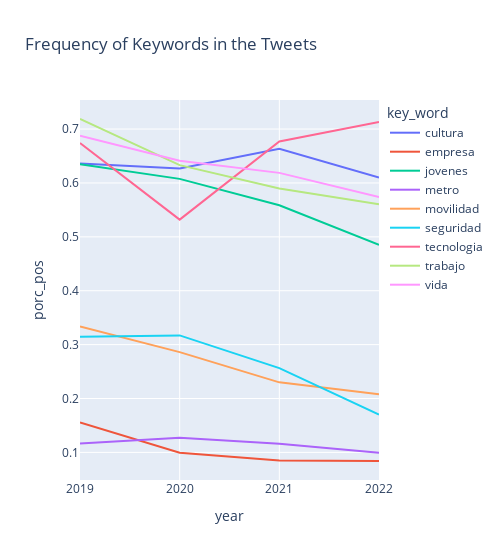

Notebook code for this chart:
### Code cell
df_sent_freq=pd.DataFrame()
for year in df['year'].unique():
    df_cross=pd.crosstab(df[df['year']==year]['key_word'],df[df['year']==year]['predicted_sentiment']).reset_index()
    df_cross['total']=df_cross.sum(axis=1)
    df_cross['year']=year
    df_cross['porc_pos']=df_cross[1]/df_cross['total']
    df_cross=df_cross[['year','key_word','porc_pos']]
    df_sent_freq=df_sent_freq.append(df_cross)
df_sent_freq.reset_index(drop=True,inplace=True)
df_sent_freq=df_sent_freq.sort_values(by=['year','key_word'],ascending=True)
px.line(df_sent_freq, x='year', y='porc_pos',color='key_word' ,title='Frequency of Keywords in the Tweets',width=500)

### Figure 1 — Plotly figure (JSON) as saved in the notebook; plotly's stock layout.template omitted (floating-point values rounded to 4 significant figures)
{"data": [{"hovertemplate": "key_word=cultura<br>year=%{x}<br>porc_pos=%{y}<extra></extra>", "legendgroup": "cultura", "line": {"color": "#636efa", "dash": "solid"}, "marker": {"symbol": "circle"}, "mode": "lines", "name": "cultura", "orientation": "v", "showlegend": true, "type": "scatter", "x": [2019, 2020, 2021, 2022], "xaxis": "x", "y": [0.6362, 0.6268, 0.6633, 0.61], "yaxis": "y"}, {"hovertemplate": "key_word=empresa<br>year=%{x}<br>porc_pos=%{y}<extra></extra>", "legendgroup": "empresa", "line": {"color": "#EF553B", "dash": "solid"}, "marker": {"symbol": "circle"}, "mode": "lines", "name": "empresa", "orientation": "v", "showlegend": true, "type": "scatter", "x": [2019, 2020, 2021, 2022], "xaxis": "x", "y": [0.1554, 0.09916, 0.08512, 0.08401], "yaxis": "y"}, {"hovertemplate": "key_word=jovenes<br>year=%{x}<br>porc_pos=%{y}<extra></extra>", "legendgroup": "jovenes", "line": {"color": "#00cc96", "dash": "solid"}, "marker": {"symbol": "circle"}, "mode": "lines", "name": "jovenes", "orientation": "v", "showlegend": true, "type": "scatter", "x": [2019, 2020, 2021, 2022], "xaxis": "x", "y": [0.6349, 0.6076, 0.5585, 0.4852], "yaxis": "y"}, {"hovertemplate": "key_word=metro<br>year=%{x}<br>porc_pos=%{y}<extra></extra>", "legendgroup": "metro", "line": {"color": "#ab63fa", "dash": "solid"}, "marker": {"symbol": "circle"}, "mode": "lines", "name": "metro", "orientation": "v", "showlegend": true, "type": "scatter", "x": [2019, 2020, 2021, 2022], "xaxis": "x", "y": [0.1163, 0.1271, 0.116, 0.09919], "yaxis": "y"}, {"hovertemplate": "key_word=movilidad<br>year=%{x}<br>porc_pos=%{y}<extra></extra>", "legendgroup": "movilidad", "line": {"color": "#FFA15A", "dash": "solid"}, "marker": {"symbol": "circle"}, "mode": "lines", "name": "movilidad", "orientation": "v", "showlegend": true, "type": "scatter", "x": [2019, 2020, 2021, 2022], "xaxis": "x", "y": [0.3337, 0.286, 0.23, 0.208], "yaxis": "y"}, {"hovertemplate": "key_word=seguridad<br>year=%{x}<br>porc_pos=%{y}<extra></extra>", "legendgroup": "seguridad", "line": {"color": "#19d3f3", "dash": "solid"}, "marker": {"symbol": "circle"}, "mode": "lines", "name": "seguridad", "orientation": "v", "showlegend": true, "type": "scatter", "x": [2019, 2020, 2021, 2022], "xaxis": "x", "y": [0.3146, 0.3171, 0.2563, 0.1701], "yaxis": "y"}, {"hovertemplate": "key_word=tecnologia<br>year=%{x}<br>porc_pos=%{y}<extra></extra>", "legendgroup": "tecnologia", "line": {"color": "#FF6692", "dash": "solid"}, "marker": {"symbol": "circle"}, "mode": "lines", "name": "tecnologia", "orientation": "v", "showlegend": true, "type": "scatter", "x": [2019, 2020, 2021, 2022], "xaxis": "x", "y": [0.6743, 0.5319, 0.677, 0.7129], "yaxis": "y"}, {"hovertemplate": "key_word=trabajo<br>year=%{x}<br>porc_pos=%{y}<extra></extra>", "legendgroup": "trabajo", "line": {"color": "#B6E880", "dash": "solid"}, "marker": {"symbol": "circle"}, "mode": "lines", "name": "trabajo", "orientation": "v", "showlegend": true, "type": "scatter", "x": [2019, 2020, 2021, 2022], "xaxis": "x", "y": [0.7187, 0.633, 0.5898, 0.5606], "yaxis": "y"}, {"hovertemplate": "key_word=vida<br>year=%{x}<br>porc_pos=%{y}<extra></extra>", "legendgroup": "vida", "line": {"color": "#FF97FF", "dash": "solid"}, "marker": {"symbol": "circle"}, "mode": "lines", "name": "vida", "orientation": "v", "showlegend": true, "type": "scatter", "x": [2019, 2020, 2021, 2022], "xaxis": "x", "y": [0.6877, 0.6412, 0.6187, 0.5737], "yaxis": "y"}], "layout": {"legend": {"title": {"text": "key_word"}, "tracegroupgap": 0}, "title": {"text": "Frequency of Keywords in the Tweets"}, "width": 500, "xaxis": {"anchor": "y", "domain": [0, 1], "title": {"text": "year"}}, "yaxis": {"anchor": "x", "domain": [0, 1], "title": {"text": "porc_pos"}}}}
